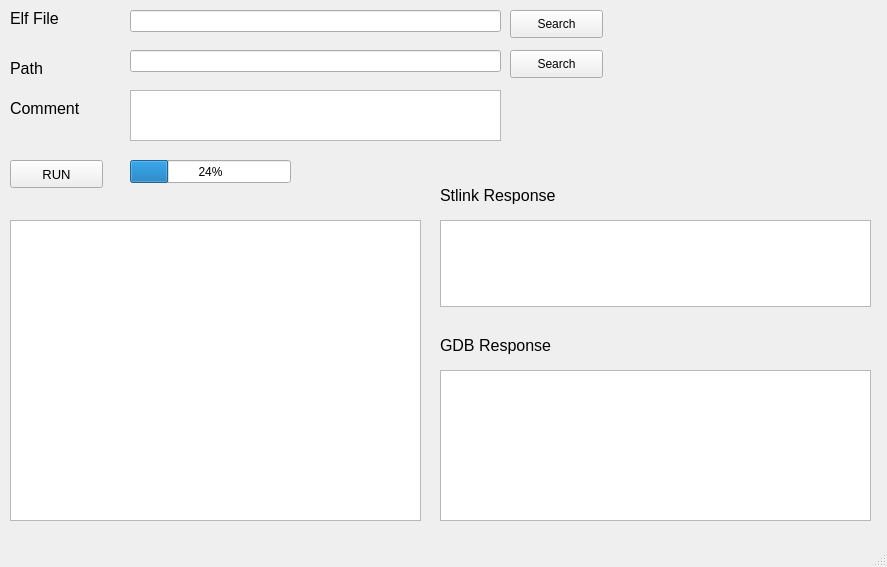
<?xml version="1.0" encoding="UTF-8"?>
<ui version="4.0">
 <class>MainWindow</class>
 <widget class="QMainWindow" name="MainWindow">
  <property name="geometry">
   <rect>
    <x>0</x>
    <y>0</y>
    <width>887</width>
    <height>567</height>
   </rect>
  </property>
  <property name="windowTitle">
   <string>GDBgui</string>
  </property>
  <widget class="QWidget" name="centralwidget">
   <widget class="QPushButton" name="btnRun">
    <property name="geometry">
     <rect>
      <x>10</x>
      <y>160</y>
      <width>93</width>
      <height>28</height>
     </rect>
    </property>
    <property name="font">
     <font>
      <pointsize>10</pointsize>
     </font>
    </property>
    <property name="text">
     <string>RUN</string>
    </property>
   </widget>
   <widget class="QLineEdit" name="elfPathEdit">
    <property name="geometry">
     <rect>
      <x>130</x>
      <y>10</y>
      <width>371</width>
      <height>22</height>
     </rect>
    </property>
   </widget>
   <widget class="QLineEdit" name="savePathEdit">
    <property name="geometry">
     <rect>
      <x>130</x>
      <y>50</y>
      <width>371</width>
      <height>22</height>
     </rect>
    </property>
   </widget>
   <widget class="QLabel" name="label1">
    <property name="geometry">
     <rect>
      <x>10</x>
      <y>10</y>
      <width>61</width>
      <height>16</height>
     </rect>
    </property>
    <property name="font">
     <font>
      <pointsize>12</pointsize>
     </font>
    </property>
    <property name="text">
     <string>Elf File</string>
    </property>
   </widget>
   <widget class="QLabel" name="label2">
    <property name="geometry">
     <rect>
      <x>10</x>
      <y>60</y>
      <width>61</width>
      <height>16</height>
     </rect>
    </property>
    <property name="font">
     <font>
      <pointsize>12</pointsize>
     </font>
    </property>
    <property name="text">
     <string>Path</string>
    </property>
   </widget>
   <widget class="QPushButton" name="btnSearchElfPath">
    <property name="geometry">
     <rect>
      <x>510</x>
      <y>10</y>
      <width>93</width>
      <height>28</height>
     </rect>
    </property>
    <property name="text">
     <string>Search</string>
    </property>
   </widget>
   <widget class="QPushButton" name="btnSearchSavePath">
    <property name="geometry">
     <rect>
      <x>510</x>
      <y>50</y>
      <width>93</width>
      <height>28</height>
     </rect>
    </property>
    <property name="text">
     <string>Search</string>
    </property>
   </widget>
   <widget class="QPlainTextEdit" name="textOutput">
    <property name="geometry">
     <rect>
      <x>10</x>
      <y>220</y>
      <width>411</width>
      <height>301</height>
     </rect>
    </property>
    <property name="font">
     <font>
      <family>Consolas</family>
     </font>
    </property>
   </widget>
   <widget class="QPlainTextEdit" name="stlinkOutput">
    <property name="geometry">
     <rect>
      <x>440</x>
      <y>220</y>
      <width>431</width>
      <height>87</height>
     </rect>
    </property>
   </widget>
   <widget class="QLabel" name="label3">
    <property name="geometry">
     <rect>
      <x>440</x>
      <y>180</y>
      <width>171</width>
      <height>31</height>
     </rect>
    </property>
    <property name="font">
     <font>
      <pointsize>12</pointsize>
     </font>
    </property>
    <property name="text">
     <string>Stlink Response</string>
    </property>
   </widget>
   <widget class="QProgressBar" name="progressBar">
    <property name="geometry">
     <rect>
      <x>130</x>
      <y>160</y>
      <width>161</width>
      <height>23</height>
     </rect>
    </property>
    <property name="value">
     <number>24</number>
    </property>
   </widget>
   <widget class="QLabel" name="label4">
    <property name="geometry">
     <rect>
      <x>440</x>
      <y>330</y>
      <width>171</width>
      <height>31</height>
     </rect>
    </property>
    <property name="font">
     <font>
      <pointsize>12</pointsize>
     </font>
    </property>
    <property name="text">
     <string>GDB Response</string>
    </property>
   </widget>
   <widget class="QPlainTextEdit" name="gdbOutput">
    <property name="geometry">
     <rect>
      <x>440</x>
      <y>370</y>
      <width>431</width>
      <height>151</height>
     </rect>
    </property>
   </widget>
   <widget class="QLabel" name="label5">
    <property name="geometry">
     <rect>
      <x>10</x>
      <y>100</y>
      <width>91</width>
      <height>16</height>
     </rect>
    </property>
    <property name="font">
     <font>
      <pointsize>12</pointsize>
     </font>
    </property>
    <property name="text">
     <string>Comment</string>
    </property>
   </widget>
   <widget class="QPlainTextEdit" name="commentEdit">
    <property name="geometry">
     <rect>
      <x>130</x>
      <y>90</y>
      <width>371</width>
      <height>51</height>
     </rect>
    </property>
   </widget>
  </widget>
  <widget class="QMenuBar" name="menubar">
   <property name="geometry">
    <rect>
     <x>0</x>
     <y>0</y>
     <width>887</width>
     <height>26</height>
    </rect>
   </property>
  </widget>
  <widget class="QStatusBar" name="statusbar"/>
 </widget>
 <resources/>
 <connections/>
</ui>
